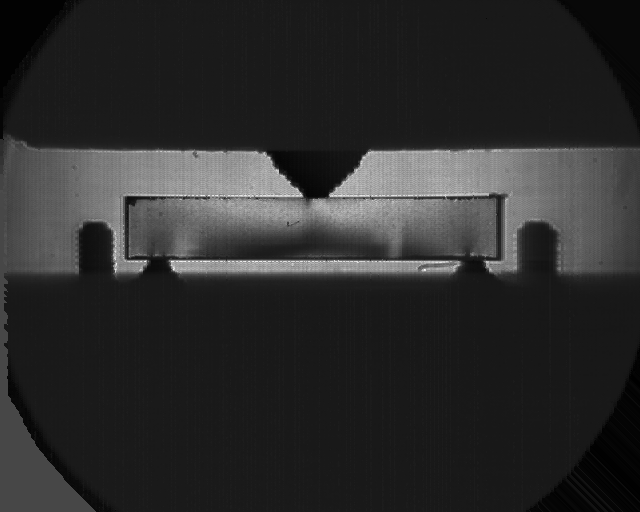
#> input picture SAMPLE_DATA/XMED_3_point_bending/I10_CZT.png, 640 x 512 px; its folder holds only this picture in this run
$ python crop_images.py   (older library calls are emulated)
#> lines starting #> are read from the running program, lines starting #| are printed output that depends on the picture
### modules/image_process.py
import os
import numpy as np
from PIL import Image
import matplotlib.pyplot as plt
import plotly.express as px
import cv2


def png_to_array(image_path, dtype=np.float32):
    """
    Convert a PNG image to a numpy array.

    Args:
        image_path (str): Path to the PNG image file

    Returns:
        numpy.ndarray: Image data as a numpy array with shape (height, width) for grayscale
                      or (height, width, channels) for RGB/RGBA
    """
    # Open image using PIL
    img = Image.open(image_path)
#> img is the input picture: PIL image 640x512 I;16; min 13155, max 23801, mean 15019.5

    # Convert to numpy array
    img_array = np.array(img)
    img_array = img_array.astype(dtype)
    return img_array

def crop_image(img_array, crop_range_x, crop_range_y):
    """
    Crop an image array to a specified range.
    If the crop range is out of bounds, it will be set to the nearest valid value.
    """
    image_size = img_array.shape
#> image_size = (512, 640)
    if crop_range_x[0] < 0:
        crop_range_x[0] = 0
    if crop_range_x[1] > image_size[1]:
        crop_range_x[1] = image_size[1]
    if crop_range_y[0] < 0:
        crop_range_y[0] = 0
    if crop_range_y[1] > image_size[0]:
        crop_range_y[1] = image_size[0]
    return img_array[crop_range_y[0] : crop_range_y[1], crop_range_x[0] : crop_range_x[1]]
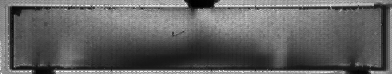
#> returned value: shape (74, 392) float32; min 13373, max 23801, mean 17385.3; drawn with min black and max white

def save_array_to_png(img_array, filename, save_dir=None):
    """
    Convert a numpy array to a PNG image.
    Args:
        img_array (numpy.ndarray): Input array to save as PNG
        filename (str): Name of output file
        save_dir (str, optional): Directory to save the file in
    """
#> called with filename = 'I10_CZT_cropped.png'
    # Convert floating point arrays to uint16
    if img_array.dtype in [np.float32, np.float64]:
        # Scale to full uint16 range
        scaled = (img_array - np.min(img_array)) / (
            np.max(img_array) - np.min(img_array)
        )
        img_array = (scaled * 65535).astype(np.uint16)
#> img_array: shape (74, 392) uint16

    img = Image.fromarray(img_array)
    if save_dir is not None:
        filename = os.path.join(save_dir, filename)
    if not filename.endswith('.png'):
        filename = filename + '.png'
    img.save(filename)

# [405 lines left out: functions save_array_to_csv, csv_to_array, plot_image_colormap, plot_image_plotly, impute_bad_pixels, find_dead_pixels and 10 more, not called in this run]

# [17 lines that do not run on import are left out]


# [52 lines left out: functions compress_image_with_gaussian, compress_image, not called in this run]

### crop_images.py
import numpy as np
from pathlib import Path
from modules.image_process import png_to_array, crop_image, save_array_to_png

folder = Path("C:/Code/Stress-Imaging/SAMPLE_DATA/XMED_3_point_bending")

# Get all PNG files in the folder
png_files = list(folder.glob('*.png'))

# Print each PNG file
for file in png_files:
    img_array = png_to_array(file)
    crop_range_x = [115, 507]
    crop_range_y = [190, 264]
    cropped_img_array = crop_image(img_array, crop_range_x, crop_range_y)
    new_filename = file.name.replace(".png", "_cropped.png")
    save_array_to_png(cropped_img_array, new_filename, save_dir=folder)
    print(file.name)

$ run again, on SAMPLE_DATA/XMED_3_point_bending/I4_CZT.png
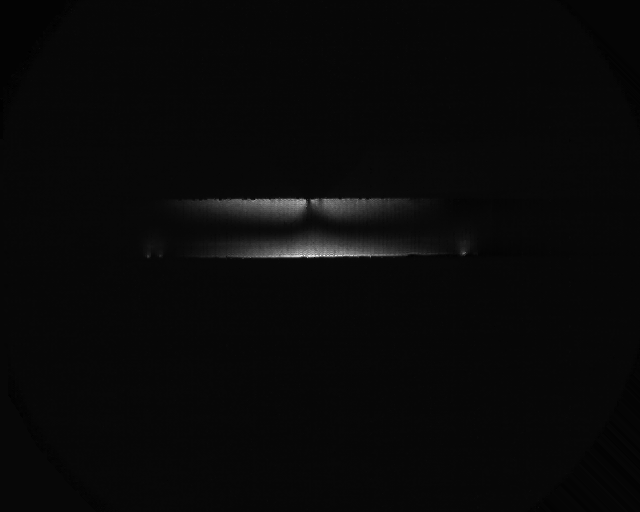
#> input picture SAMPLE_DATA/XMED_3_point_bending/I4_CZT.png, 640 x 512 px
#> in png_to_array, img is the input picture: PIL image 640x512 I;16; min 14092, max 25024, mean 14491.8
#> in crop_image, `return img_array[crop_range_y[0] : crop_range_y[1], crop_range_x[0] : ..`:
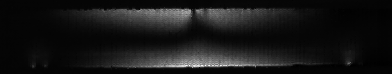
#> returned value: shape (74, 392) float32; min 14227, max 25024, mean 15210.1; drawn with min black and max white
